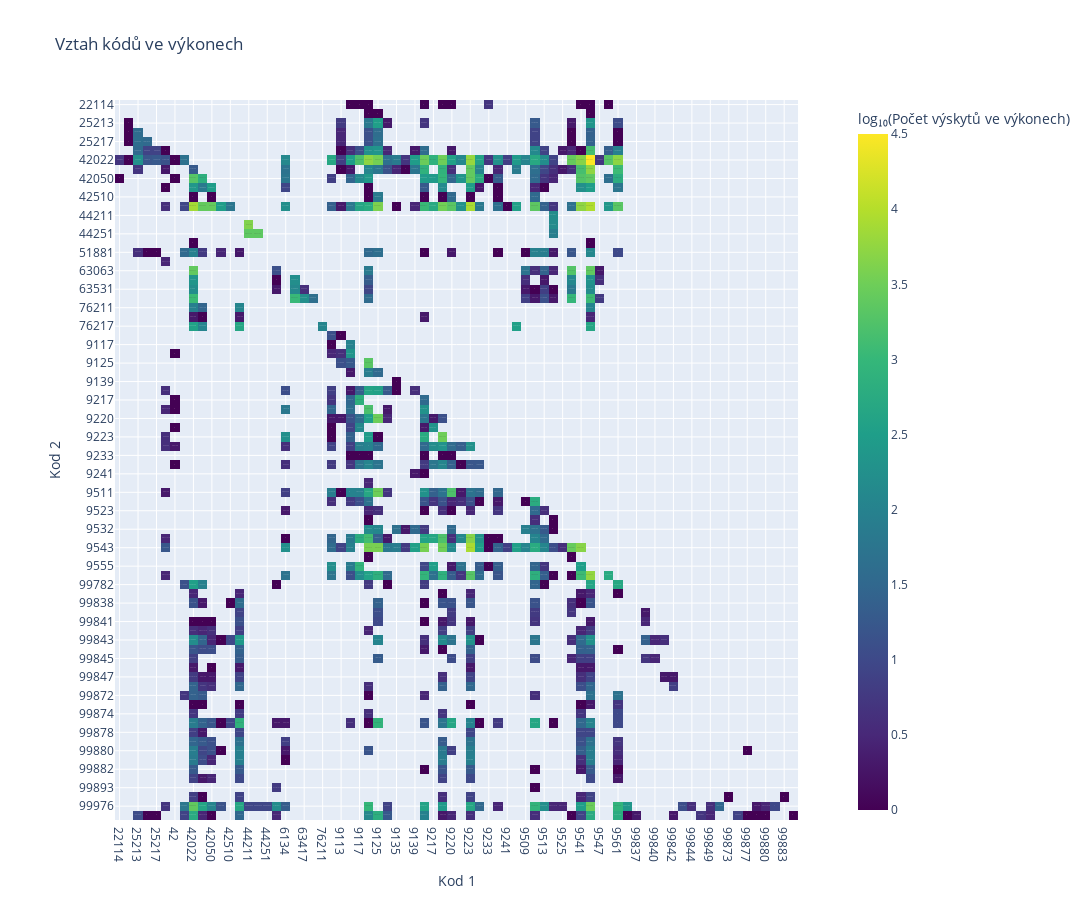

Notebook code for this chart:
### Code cell
heatmap_data = df_codes_relationships.pivot(index='kod1', columns='kod2', values='occurences_in_cdokl_cnt')

# Take log of values (base 10)
log_data = np.log10(heatmap_data)

# Plot heatmap
fig = px.imshow(log_data,
                text_auto=True,
                color_continuous_scale='Viridis',
                labels={'x': 'Kod 1', 'y': 'Kod 2', 'color': 'log₁₀(Počet výskytů ve výkonech)'},
                title='Vztah kódů ve výkonech')
fig.update_traces(text=heatmap_data.values.astype(str))  # optional: format nicely with .2f
fig.update_layout(width=1200, height=900)  # or any size you want
fig.show()

### Figure 1 — Plotly figure (JSON) as saved in the notebook; plotly's stock layout.template omitted (floating-point values rounded to 4 significant figures; data arrays with more than 128 entries replaced by an {"elided": "..."} marker saying what was removed)
{"data": [{"coloraxis": "coloraxis", "hovertemplate": "Kod 1: %{x}<br>Kod 2: %{y}<br>log₁₀(Počet výskytů ve výkonech): %{z}<extra></extra>", "name": "0", "text": {"elided": "78x74 str values"}, "texttemplate": "%{z}", "type": "heatmap", "x": ["22114", "25135", "25213", "25215", "25217", "41", "42", "42021", "42022", "42023", "42050", "42051", "42510", "42520", "44211", "44213", "44251", "51881", "6134", "63063", "63417", "63531", "76211", "9111", "9113", "9115", "9117", "9119", "9125", "9127", "9135", "9137", "9139", "9215", "9217", "9219", "9220", "9221", "9223", "9227", "9233", "9237", "9241", "9249", "9509", "9511", "9513", "9523", "9525", "9532", "9541", "9543", "9547", "9555", "9561", "99782", "99837", "99838", "99840", "99841", "99842", "99843", "99844", "99845", "99849", "99872", "99873", "99874", "99877", "99879", "99880", "99881", "99883", "99976"], "xaxis": "x", "y": ["22114", "25135", "25213", "25215", "25217", "42021", "42022", "42023", "42050", "42051", "42510", "42520", "44211", "44213", "44251", "51811", "51881", "6134", "63063", "63417", "63531", "63532", "76211", "76213", "76217", "9115", "9117", "9119", "9125", "9127", "9139", "9215", "9217", "9219", "9220", "9221", "9223", "9227", "9233", "9237", "9241", "9509", "9511", "9513", "9523", "9525", "9532", "9541", "9543", "9547", "9555", "9561", "99782", "99837", "99838", "99840", "99841", "99842", "99843", "99844", "99845", "99846", "99847", "99849", "99872", "99873", "99874", "99877", "99878", "99879", "99880", "99881", "99882", "99883", "99893", "99895", "99976", "99991"], "yaxis": "y", "z": {"elided": "78x74 float values"}}], "layout": {"coloraxis": {"colorbar": {"title": {"text": "log₁₀(Počet výskytů ve výkonech)"}}, "colorscale": [[0, "#440154"], [0.1111, "#482878"], [0.2222, "#3e4989"], [0.3333, "#31688e"], [0.4444, "#26828e"], [0.5556, "#1f9e89"], [0.6667, "#35b779"], [0.7778, "#6ece58"], [0.8889, "#b5de2b"], [1, "#fde725"]]}, "height": 900, "title": {"text": "Vztah kódů ve výkonech"}, "width": 1200, "xaxis": {"anchor": "y", "constrain": "domain", "domain": [0, 1], "scaleanchor": "y", "title": {"text": "Kod 1"}}, "yaxis": {"anchor": "x", "autorange": "reversed", "constrain": "domain", "domain": [0, 1], "title": {"text": "Kod 2"}}}}
